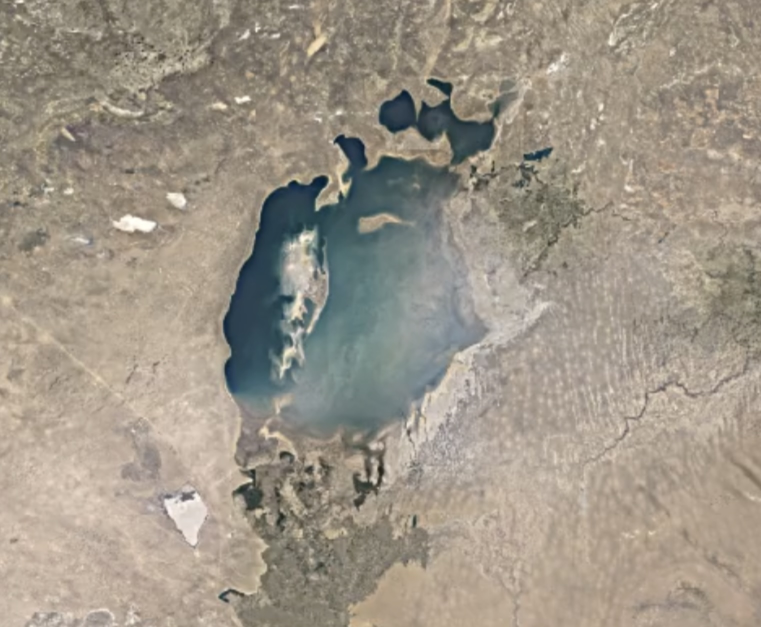
#> input picture 1984.jpeg, 1522 x 1254 px (shown at 1/2 size)
$ python -i vision.py   (imports and definitions only)
#> lines starting #> are read from the running program, lines starting #| are printed output that depends on the picture; after the words box and inside, x2 and y2 are one past the last pixel; in counts of white or black regions, pixels touching at a corner belong together
import cv2
import numpy as np


def process_water_image(image_path):
    """Process a satellite image, isolate water pixels via HSV thresholding,
    and return the pixel count plus a neon-blue segmentation overlay."""
#> called with image_path = '../1984.jpeg'

    img = cv2.imread(image_path)
#> img is the input picture: shape (1254, 1522, 3); mean B, G, R 136.2, 149.6, 158.2
    if img is None:
        return (0, None)

    hsv = cv2.cvtColor(img, cv2.COLOR_BGR2HSV)
#> hsv: shape (1254, 1522, 3); mean H, S, V 25.6, 43.5, 160.5

    # Mask 1: Deep saturated blue (dark lake cores) — may need tuning per dataset
    mask_deep = cv2.inRange(hsv, np.array([85, 25, 25]), np.array([135, 255, 255]))
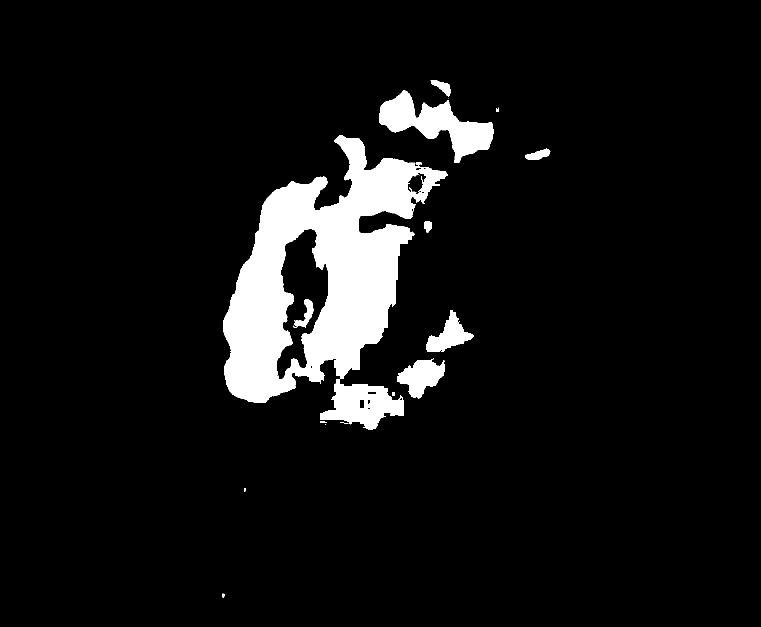
#> mask_deep: shape (1254, 1522) (shown at 1/2 size); 7.5% white; 21 white regions (7 under 20 px), largest, box (x1, y1, x2, y2) and area: (446, 270, 896, 860) 118523, (758, 181, 987, 326) 13322, (794, 716, 889, 798) 4390

    # Mask 2: Pale/light blue, cyan, turquoise (shallow edges, sun-bleached surfaces)
    mask_light = cv2.inRange(hsv, np.array([65, 5, 55]), np.array([150, 130, 255]))
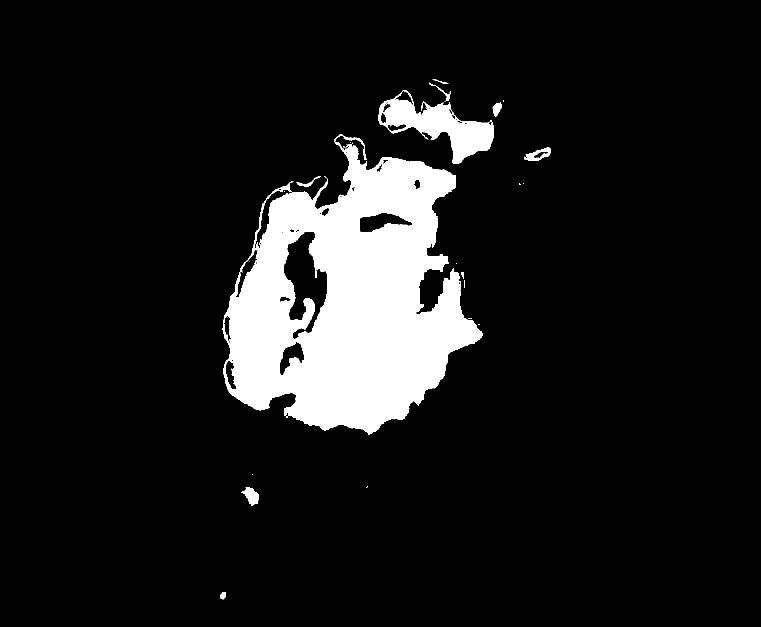
#> mask_light: shape (1254, 1522) (shown at 1/2 size); 10.1% white; 31 white regions (19 under 20 px), largest, box (x1, y1, x2, y2) and area: (445, 269, 966, 870) 177817, (757, 180, 988, 328) 13029, (482, 974, 518, 1012) 748

    # Mask 3: Neutral/grey tones — cloud haze, moist lakebed, desaturated water.
    mask_grey = cv2.inRange(hsv, np.array([0, 0, 72]), np.array([179, 35, 210]))
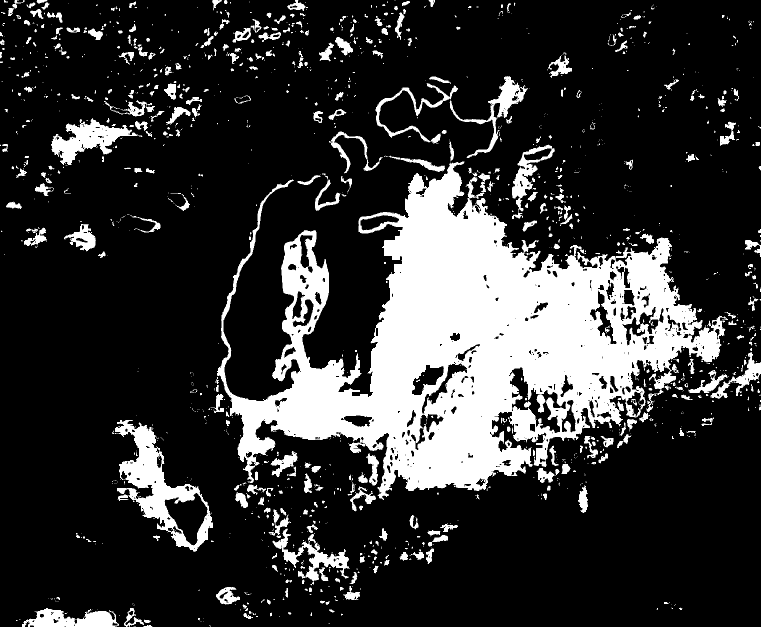
#> mask_grey: shape (1254, 1522) (shown at 1/2 size); 20.3% white; 1445 white regions (993 under 20 px), largest, box (x1, y1, x2, y2) and area: (434, 323, 1456, 1000) 285917, (230, 840, 426, 1104) 15446, (102, 236, 285, 330) 6649

    # Exclusion mask: warm brown/orange/tan arid land
    mask_arid = cv2.inRange(hsv, np.array([5, 18, 50]), np.array([35, 255, 220]))
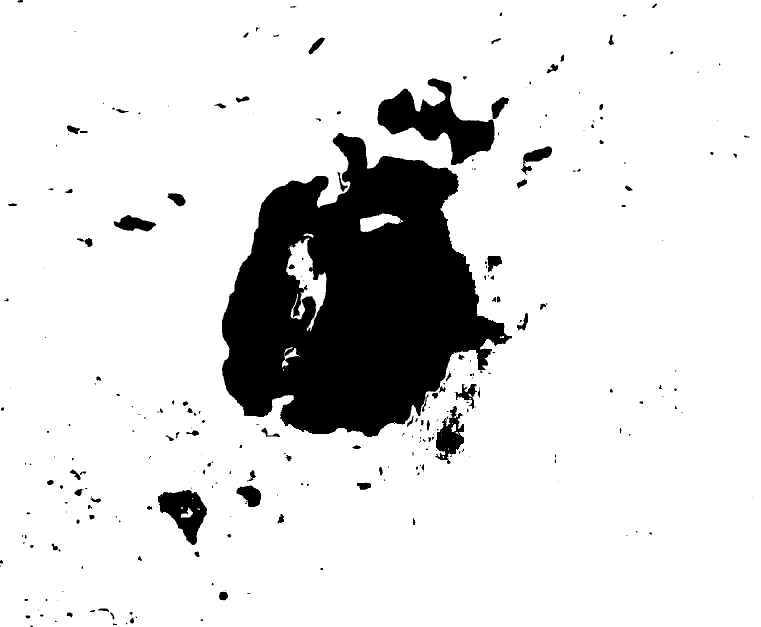
#> mask_arid: shape (1254, 1522) (shown at 1/2 size); 86.6% white; 290 black regions (164 under 20 px), largest, box (x1, y1, x2, y2) and area: (444, 266, 1024, 874) 213272, (755, 157, 989, 330) 16957, (316, 980, 414, 1090) 5834

    # Combine water masks then subtract confirmed arid land
    mask_water = cv2.bitwise_or(mask_deep, cv2.bitwise_or(mask_light, mask_grey))
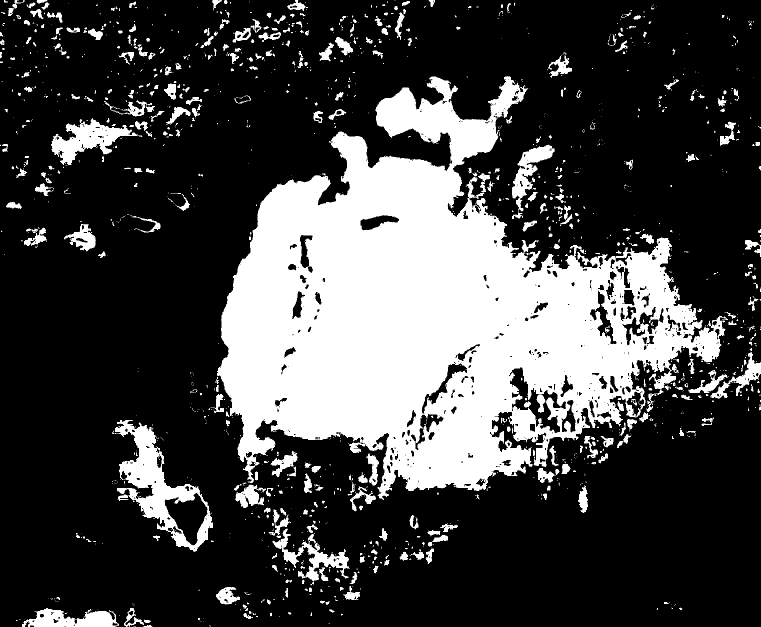
#> mask_water: shape (1254, 1522) (shown at 1/2 size); 26.7% white; 1412 white regions (976 under 20 px), largest, box (x1, y1, x2, y2) and area: (434, 152, 1456, 1000) 418451, (230, 840, 426, 1104) 15446, (102, 236, 285, 330) 6649
    mask = cv2.bitwise_and(mask_water, cv2.bitwise_not(mask_arid))
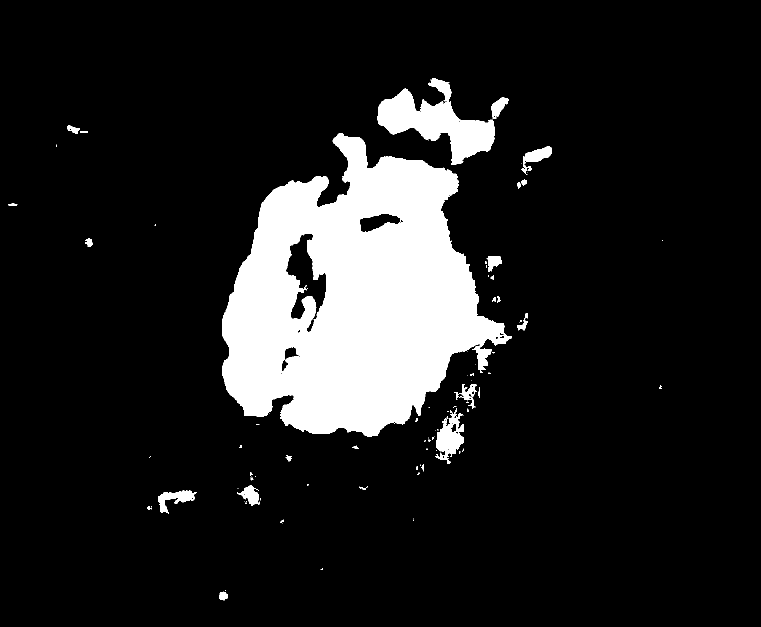
#> mask: shape (1254, 1522) (shown at 1/2 size); 12.6% white; 105 white regions (72 under 20 px), largest, box (x1, y1, x2, y2) and area: (444, 266, 1024, 874) 211873, (755, 157, 989, 330) 16639, (870, 816, 928, 928) 3224
    water_pixel_count = int(cv2.countNonZero(mask))
#> water_pixel_count = 239826

    segmented = img.copy()
    segmented[mask > 0] = [255, 200, 0]  # neon blue in BGR
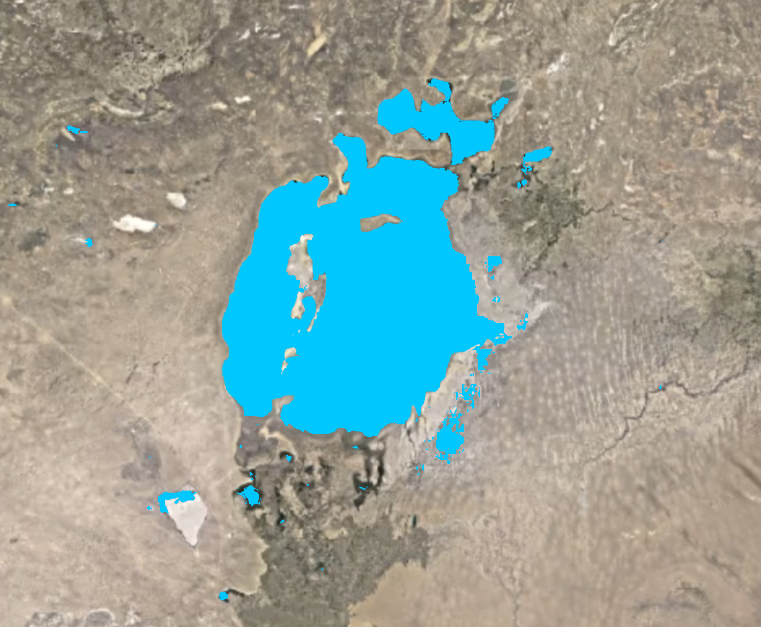
#> segmented: shape (1254, 1522, 3) (shown at 1/2 size); 12.57% of pixels changed, all inside (x1, y1, x2, y2) = (16, 157, 1325, 1202)
    segmented_rgb = cv2.cvtColor(segmented, cv2.COLOR_BGR2RGB)

    return (water_pixel_count, segmented_rgb)

>>> result = process_water_image('../1984.jpeg')
